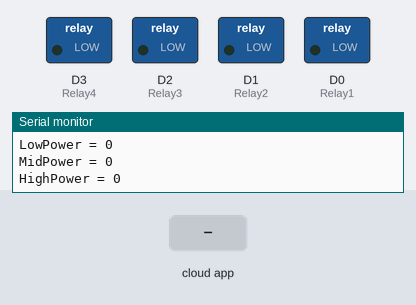
The sketch below on a simulated ESP8266 (NodeMCU). Shown: switched loads named in the sketch (green lamp = pin HIGH), the last lines printed to the serial monitor. The inputs (shaded band) are chosen by the test bench. WiFi joins after 1.5 s; servers stay silent unless stated; the Firebase database answers and starts empty.

Above: at 2.7 s.
2.8 s: the phone or cloud app sets power to 1
At 5.3 s:
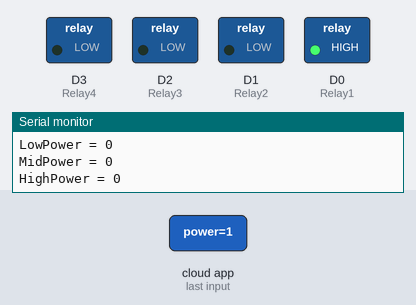
5.7 s: the phone or cloud app sets lowpower to 1
At 8.0 s:
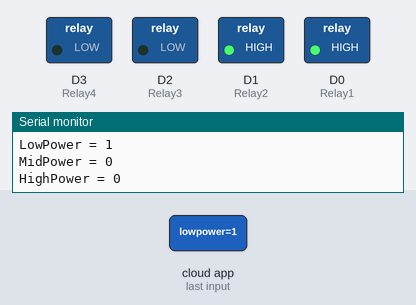
8.5 s: the phone or cloud app sets midpower to 1
At 10.7 s:
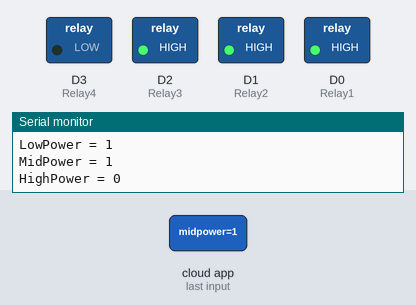
11.2 s: the phone or cloud app sets highpower to 1
At 13.5 s:
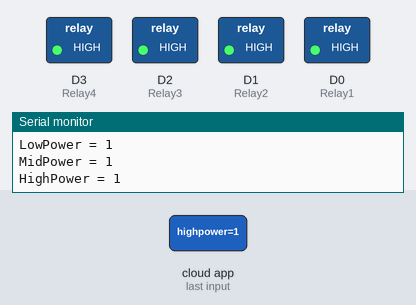
14.0 s: the phone or cloud app sets power to 0
At 15.7 s:
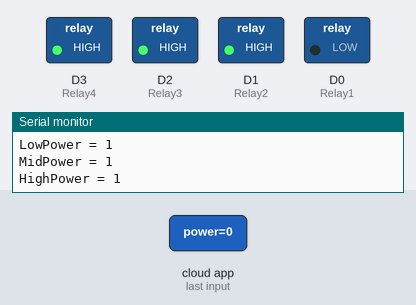
16.1 s: the phone or cloud app sets lowpower to 0
At 18.4 s:
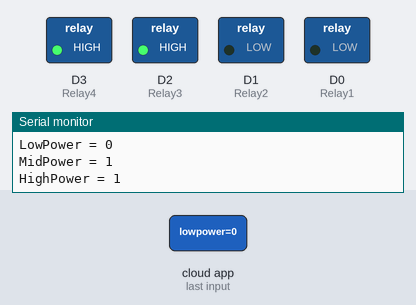
Timing chart, 0 to 19.9 s (numbered marks = the images above; inputs shaded):
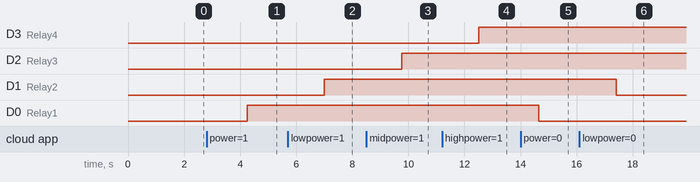

The sketch:

node8266Fan.ino
```cpp
#include <ESP8266WiFi.h>
#include <FirebaseArduino.h>

#define WIFI_SSID       "iPhonememe"
#define WIFI_PASSWORD   "1234567888"
#define FIREBASE_HOST "iothome-49684.firebaseio.com"
#define FIREBASE_AUTH "XlQi9McPbl9UPY7NTOwJ7ibW2RKZBBVLSPUAD7YS"

const int Relay1 = D0; // กำหนดขาใช้งาน
const int Relay2 = D1;
const int Relay3 = D2;
const int Relay4 = D3;

void setup() {
  Serial.begin(115200);

  pinMode(Relay1, OUTPUT);
  pinMode(Relay2, OUTPUT);
  pinMode(Relay3, OUTPUT);
  pinMode(Relay4, OUTPUT);

  // Connect to Wi-Fi network with SSID and password
  Serial.println(WiFi.localIP());
  WiFi.begin(WIFI_SSID, WIFI_PASSWORD);
  Serial.print("connecting");
  while (WiFi.status() != WL_CONNECTED) {
    Serial.print(".");
    delay(1500);
  }
  Serial.println();
  Serial.print("connected: ");
  Serial.println(WiFi.localIP());


  Firebase.begin(FIREBASE_HOST, FIREBASE_AUTH);

}

void loop() {
Power();
LowPower();
MidPower();
HighPower();
delay(2000);
}
void Power(){
       int data = Firebase.getInt("/IoT/Fan/power");
       Serial.println("Power = "+ String(data));
       digitalWrite(Relay1, data);

}
void LowPower(){
       int data = Firebase.getInt("/IoT/Fan/lowpower");
       Serial.println("LowPower = "+ String(data));
       digitalWrite(Relay2, data);
}

void MidPower(){

       int data = Firebase.getInt("/IoT/Fan/midpower");
       Serial.println("MidPower = "+ String(data));
       digitalWrite(Relay3, data);

}
void HighPower(){
       int data = Firebase.getInt("/IoT/Fan/highpower");
       Serial.println("HighPower = "+ String(data));
       digitalWrite(Relay4, data);
}
```

Measured:
- after the input at 2.8 s, D0 (Relay1): LOW → HIGH after 1.5 s
- after the input at 5.7 s, D1 (Relay2): LOW → HIGH after 1.3 s
- after the input at 8.5 s, D2 (Relay3): LOW → HIGH after 1.3 s
- after the input at 11.2 s, D3 (Relay4): LOW → HIGH after 1.3 s
- after the input at 14.0 s, D0 (Relay1): HIGH → LOW after 0.66 s
- after the input at 16.1 s, D1 (Relay2): HIGH → LOW after 1.3 s
